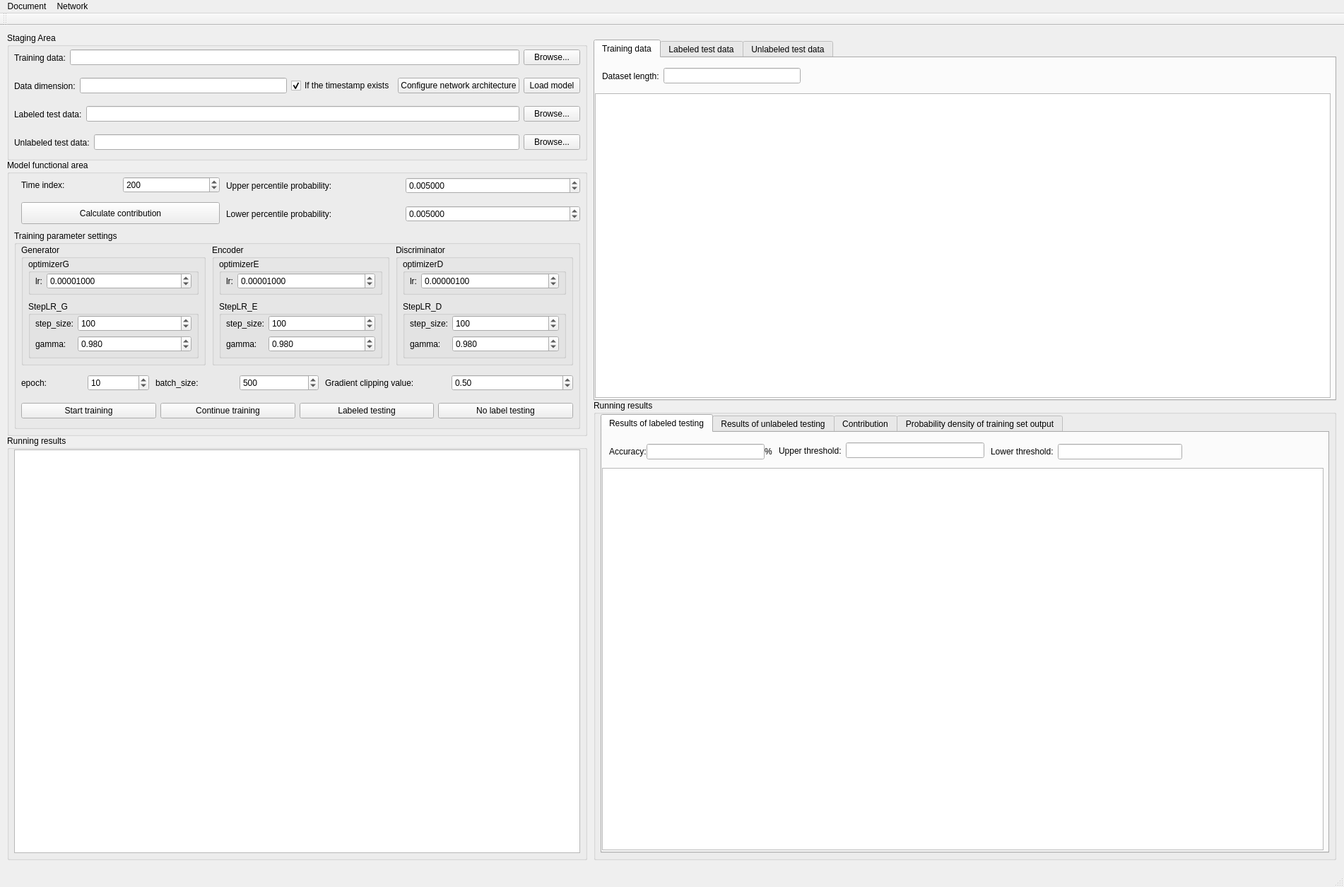
<?xml version="1.0" encoding="UTF-8"?>
<ui version="4.0">
 <class>MainWindow</class>
 <widget class="QMainWindow" name="MainWindow">
  <property name="geometry">
   <rect>
    <x>0</x>
    <y>0</y>
    <width>1902</width>
    <height>1255</height>
   </rect>
  </property>
  <property name="windowTitle">
   <string>BiWGAN</string>
  </property>
  <widget class="QWidget" name="centralwidget">
   <widget class="QGroupBox" name="groupBox_14">
    <property name="geometry">
     <rect>
      <x>10</x>
      <y>190</y>
      <width>821</width>
      <height>391</height>
     </rect>
    </property>
    <property name="title">
     <string>Model functional area</string>
    </property>
    <widget class="QGroupBox" name="groupBox_3">
     <property name="geometry">
      <rect>
       <x>10</x>
       <y>100</y>
       <width>801</width>
       <height>281</height>
      </rect>
     </property>
     <property name="title">
      <string>Training parameter settings</string>
     </property>
     <widget class="QGroupBox" name="groupBox_6">
      <property name="geometry">
       <rect>
        <x>10</x>
        <y>20</y>
        <width>261</width>
        <height>171</height>
       </rect>
      </property>
      <property name="title">
       <string>Generator</string>
      </property>
      <widget class="QGroupBox" name="groupBox_4">
       <property name="geometry">
        <rect>
         <x>10</x>
         <y>20</y>
         <width>241</width>
         <height>51</height>
        </rect>
       </property>
       <property name="title">
        <string>optimizerG</string>
       </property>
       <widget class="QWidget" name="formLayoutWidget">
        <property name="geometry">
         <rect>
          <x>10</x>
          <y>20</y>
          <width>221</width>
          <height>26</height>
         </rect>
        </property>
        <layout class="QFormLayout" name="formLayout">
         <item row="0" column="0">
          <widget class="QLabel" name="label_8">
           <property name="text">
            <string>lr:</string>
           </property>
          </widget>
         </item>
         <item row="0" column="1">
          <widget class="QDoubleSpinBox" name="dsbxGlr">
           <property name="decimals">
            <number>8</number>
           </property>
           <property name="value">
            <double>0.000010000000000</double>
           </property>
          </widget>
         </item>
        </layout>
       </widget>
      </widget>
      <widget class="QGroupBox" name="groupBox_5">
       <property name="geometry">
        <rect>
         <x>10</x>
         <y>80</y>
         <width>241</width>
         <height>81</height>
        </rect>
       </property>
       <property name="title">
        <string>StepLR_G</string>
       </property>
       <widget class="QWidget" name="formLayoutWidget_2">
        <property name="geometry">
         <rect>
          <x>10</x>
          <y>20</y>
          <width>221</width>
          <height>58</height>
         </rect>
        </property>
        <layout class="QFormLayout" name="formLayout_2">
         <item row="0" column="0">
          <widget class="QLabel" name="label_11">
           <property name="text">
            <string>step_size:</string>
           </property>
          </widget>
         </item>
         <item row="0" column="1">
          <widget class="QSpinBox" name="sbxGstep_size">
           <property name="maximum">
            <number>10000</number>
           </property>
           <property name="value">
            <number>100</number>
           </property>
          </widget>
         </item>
         <item row="1" column="0">
          <widget class="QLabel" name="label_12">
           <property name="text">
            <string>gamma:</string>
           </property>
          </widget>
         </item>
         <item row="1" column="1">
          <widget class="QDoubleSpinBox" name="dsbxGgamma">
           <property name="decimals">
            <number>3</number>
           </property>
           <property name="value">
            <double>0.980000000000000</double>
           </property>
          </widget>
         </item>
        </layout>
       </widget>
      </widget>
     </widget>
     <widget class="QGroupBox" name="groupBox_7">
      <property name="geometry">
       <rect>
        <x>280</x>
        <y>20</y>
        <width>251</width>
        <height>171</height>
       </rect>
      </property>
      <property name="title">
       <string>Encoder</string>
      </property>
      <widget class="QGroupBox" name="groupBox_8">
       <property name="geometry">
        <rect>
         <x>10</x>
         <y>20</y>
         <width>231</width>
         <height>51</height>
        </rect>
       </property>
       <property name="title">
        <string>optimizerE</string>
       </property>
       <widget class="QWidget" name="formLayoutWidget_3">
        <property name="geometry">
         <rect>
          <x>10</x>
          <y>20</y>
          <width>211</width>
          <height>26</height>
         </rect>
        </property>
        <layout class="QFormLayout" name="formLayout_3">
         <item row="0" column="0">
          <widget class="QLabel" name="label_13">
           <property name="text">
            <string>lr:</string>
           </property>
          </widget>
         </item>
         <item row="0" column="1">
          <widget class="QDoubleSpinBox" name="dsbxElr">
           <property name="decimals">
            <number>8</number>
           </property>
           <property name="value">
            <double>0.000010000000000</double>
           </property>
          </widget>
         </item>
        </layout>
       </widget>
      </widget>
      <widget class="QGroupBox" name="groupBox_9">
       <property name="geometry">
        <rect>
         <x>10</x>
         <y>80</y>
         <width>231</width>
         <height>81</height>
        </rect>
       </property>
       <property name="title">
        <string>StepLR_E</string>
       </property>
       <widget class="QWidget" name="formLayoutWidget_4">
        <property name="geometry">
         <rect>
          <x>10</x>
          <y>20</y>
          <width>211</width>
          <height>58</height>
         </rect>
        </property>
        <layout class="QFormLayout" name="formLayout_4">
         <item row="0" column="0">
          <widget class="QLabel" name="label_16">
           <property name="text">
            <string>step_size:</string>
           </property>
          </widget>
         </item>
         <item row="0" column="1">
          <widget class="QSpinBox" name="sbxEstep_size">
           <property name="maximum">
            <number>10000</number>
           </property>
           <property name="value">
            <number>100</number>
           </property>
          </widget>
         </item>
         <item row="1" column="0">
          <widget class="QLabel" name="label_17">
           <property name="text">
            <string>gamma:</string>
           </property>
          </widget>
         </item>
         <item row="1" column="1">
          <widget class="QDoubleSpinBox" name="dsbxEgamma">
           <property name="decimals">
            <number>3</number>
           </property>
           <property name="value">
            <double>0.980000000000000</double>
           </property>
          </widget>
         </item>
        </layout>
       </widget>
      </widget>
     </widget>
     <widget class="QGroupBox" name="groupBox_10">
      <property name="geometry">
       <rect>
        <x>540</x>
        <y>20</y>
        <width>251</width>
        <height>171</height>
       </rect>
      </property>
      <property name="title">
       <string>Discriminator</string>
      </property>
      <widget class="QGroupBox" name="groupBox_11">
       <property name="geometry">
        <rect>
         <x>10</x>
         <y>20</y>
         <width>231</width>
         <height>51</height>
        </rect>
       </property>
       <property name="title">
        <string>optimizerD</string>
       </property>
       <widget class="QWidget" name="formLayoutWidget_5">
        <property name="geometry">
         <rect>
          <x>10</x>
          <y>20</y>
          <width>211</width>
          <height>26</height>
         </rect>
        </property>
        <layout class="QFormLayout" name="formLayout_5">
         <item row="0" column="0">
          <widget class="QLabel" name="label_18">
           <property name="text">
            <string>lr:</string>
           </property>
          </widget>
         </item>
         <item row="0" column="1">
          <widget class="QDoubleSpinBox" name="dsbxDlr">
           <property name="decimals">
            <number>8</number>
           </property>
           <property name="value">
            <double>0.000001000000000</double>
           </property>
          </widget>
         </item>
        </layout>
       </widget>
      </widget>
      <widget class="QGroupBox" name="groupBox_12">
       <property name="geometry">
        <rect>
         <x>10</x>
         <y>80</y>
         <width>231</width>
         <height>81</height>
        </rect>
       </property>
       <property name="title">
        <string>StepLR_D</string>
       </property>
       <widget class="QWidget" name="formLayoutWidget_6">
        <property name="geometry">
         <rect>
          <x>10</x>
          <y>20</y>
          <width>211</width>
          <height>58</height>
         </rect>
        </property>
        <layout class="QFormLayout" name="formLayout_6">
         <item row="0" column="0">
          <widget class="QLabel" name="label_21">
           <property name="text">
            <string>step_size:</string>
           </property>
          </widget>
         </item>
         <item row="0" column="1">
          <widget class="QSpinBox" name="sbxDstep_size">
           <property name="maximum">
            <number>10000</number>
           </property>
           <property name="value">
            <number>100</number>
           </property>
          </widget>
         </item>
         <item row="1" column="0">
          <widget class="QLabel" name="label_22">
           <property name="text">
            <string>gamma:</string>
           </property>
          </widget>
         </item>
         <item row="1" column="1">
          <widget class="QDoubleSpinBox" name="dsbxDgamma">
           <property name="decimals">
            <number>3</number>
           </property>
           <property name="value">
            <double>0.980000000000000</double>
           </property>
          </widget>
         </item>
        </layout>
       </widget>
      </widget>
     </widget>
     <widget class="QWidget" name="horizontalLayoutWidget_7">
      <property name="geometry">
       <rect>
        <x>10</x>
        <y>200</y>
        <width>181</width>
        <height>31</height>
       </rect>
      </property>
      <layout class="QHBoxLayout" name="horizontalLayout_7">
       <item>
        <widget class="QLabel" name="label_7">
         <property name="text">
          <string>epoch:</string>
         </property>
        </widget>
       </item>
       <item>
        <widget class="QSpinBox" name="sbxTrainEpoch">
         <property name="maximum">
          <number>10000</number>
         </property>
         <property name="value">
          <number>10</number>
         </property>
        </widget>
       </item>
      </layout>
     </widget>
     <widget class="QWidget" name="horizontalLayoutWidget_8">
      <property name="geometry">
       <rect>
        <x>200</x>
        <y>200</y>
        <width>231</width>
        <height>31</height>
       </rect>
      </property>
      <layout class="QHBoxLayout" name="horizontalLayout_8">
       <item>
        <widget class="QLabel" name="label_23">
         <property name="text">
          <string>batch_size:</string>
         </property>
        </widget>
       </item>
       <item>
        <widget class="QSpinBox" name="sbxTrainBatchSize">
         <property name="maximum">
          <number>10000</number>
         </property>
         <property name="value">
          <number>500</number>
         </property>
        </widget>
       </item>
      </layout>
     </widget>
     <widget class="QWidget" name="horizontalLayoutWidget_21">
      <property name="geometry">
       <rect>
        <x>10</x>
        <y>240</y>
        <width>781</width>
        <height>31</height>
       </rect>
      </property>
      <layout class="QHBoxLayout" name="horizontalLayout_21">
       <item>
        <widget class="QPushButton" name="btnStartTrain">
         <property name="text">
          <string>Start training</string>
         </property>
        </widget>
       </item>
       <item>
        <widget class="QPushButton" name="btnContinueTrain">
         <property name="text">
          <string>Continue training</string>
         </property>
        </widget>
       </item>
       <item>
        <widget class="QPushButton" name="btnTrainTest">
         <property name="text">
          <string>Labeled testing</string>
         </property>
        </widget>
       </item>
       <item>
        <widget class="QPushButton" name="btnStartTest">
         <property name="text">
          <string>No label testing</string>
         </property>
        </widget>
       </item>
      </layout>
     </widget>
     <widget class="QWidget" name="horizontalLayoutWidget_4">
      <property name="geometry">
       <rect>
        <x>440</x>
        <y>200</y>
        <width>351</width>
        <height>31</height>
       </rect>
      </property>
      <layout class="QHBoxLayout" name="horizontalLayout_4">
       <item>
        <widget class="QLabel" name="label_4">
         <property name="text">
          <string>Gradient clipping value:</string>
         </property>
        </widget>
       </item>
       <item>
        <widget class="QDoubleSpinBox" name="dsbxClipValue">
         <property name="singleStep">
          <double>0.100000000000000</double>
         </property>
         <property name="value">
          <double>0.500000000000000</double>
         </property>
        </widget>
       </item>
      </layout>
     </widget>
    </widget>
    <widget class="QWidget" name="horizontalLayoutWidget_17">
     <property name="geometry">
      <rect>
       <x>20</x>
       <y>20</y>
       <width>281</width>
       <height>31</height>
      </rect>
     </property>
     <layout class="QHBoxLayout" name="horizontalLayout_17">
      <item>
       <widget class="QLabel" name="label_33">
        <property name="text">
         <string>Time index:</string>
        </property>
       </widget>
      </item>
      <item>
       <widget class="QSpinBox" name="sbxT">
        <property name="maximum">
         <number>10000</number>
        </property>
        <property name="value">
         <number>200</number>
        </property>
       </widget>
      </item>
     </layout>
    </widget>
    <widget class="QPushButton" name="btnCalContribution">
     <property name="geometry">
      <rect>
       <x>20</x>
       <y>60</y>
       <width>281</width>
       <height>31</height>
      </rect>
     </property>
     <property name="text">
      <string>Calculate contribution</string>
     </property>
    </widget>
    <widget class="QWidget" name="horizontalLayoutWidget_9">
     <property name="geometry">
      <rect>
       <x>310</x>
       <y>20</y>
       <width>501</width>
       <height>34</height>
      </rect>
     </property>
     <layout class="QHBoxLayout" name="horizontalLayout_9">
      <item>
       <widget class="QLabel" name="label_24">
        <property name="text">
         <string>Upper percentile probability:</string>
        </property>
       </widget>
      </item>
      <item>
       <widget class="QDoubleSpinBox" name="dsbxUpQuantileP">
        <property name="decimals">
         <number>6</number>
        </property>
        <property name="minimum">
         <double>0.000001000000000</double>
        </property>
        <property name="maximum">
         <double>9.999999000000001</double>
        </property>
        <property name="singleStep">
         <double>0.001000000000000</double>
        </property>
        <property name="value">
         <double>0.005000000000000</double>
        </property>
       </widget>
      </item>
     </layout>
    </widget>
    <widget class="QWidget" name="horizontalLayoutWidget_18">
     <property name="geometry">
      <rect>
       <x>310</x>
       <y>60</y>
       <width>501</width>
       <height>34</height>
      </rect>
     </property>
     <layout class="QHBoxLayout" name="horizontalLayout_18">
      <item>
       <widget class="QLabel" name="label_36">
        <property name="text">
         <string>Lower percentile probability:</string>
        </property>
       </widget>
      </item>
      <item>
       <widget class="QDoubleSpinBox" name="dsbxLowQuantileP">
        <property name="decimals">
         <number>6</number>
        </property>
        <property name="minimum">
         <double>0.000001000000000</double>
        </property>
        <property name="maximum">
         <double>9.999999000000001</double>
        </property>
        <property name="singleStep">
         <double>0.001000000000000</double>
        </property>
        <property name="value">
         <double>0.005000000000000</double>
        </property>
       </widget>
      </item>
     </layout>
    </widget>
   </widget>
   <widget class="QGroupBox" name="groupBox_13">
    <property name="geometry">
     <rect>
      <x>10</x>
      <y>580</y>
      <width>821</width>
      <height>601</height>
     </rect>
    </property>
    <property name="title">
     <string>Running results</string>
    </property>
    <widget class="QTextEdit" name="txtResult">
     <property name="geometry">
      <rect>
       <x>10</x>
       <y>20</y>
       <width>801</width>
       <height>571</height>
      </rect>
     </property>
    </widget>
   </widget>
   <widget class="QGroupBox" name="groupBox_15">
    <property name="geometry">
     <rect>
      <x>840</x>
      <y>530</y>
      <width>1051</width>
      <height>651</height>
     </rect>
    </property>
    <property name="title">
     <string>Running results</string>
    </property>
    <widget class="QTabWidget" name="twgtImg">
     <property name="geometry">
      <rect>
       <x>10</x>
       <y>20</y>
       <width>1031</width>
       <height>621</height>
      </rect>
     </property>
     <property name="currentIndex">
      <number>0</number>
     </property>
     <widget class="QWidget" name="tab_3">
      <attribute name="title">
       <string>Results of labeled testing</string>
      </attribute>
      <widget class="QGraphicsView" name="grvTrainTest">
       <property name="geometry">
        <rect>
         <x>0</x>
         <y>50</y>
         <width>1021</width>
         <height>541</height>
        </rect>
       </property>
      </widget>
      <widget class="QWidget" name="horizontalLayoutWidget_10">
       <property name="geometry">
        <rect>
         <x>10</x>
         <y>10</y>
         <width>231</width>
         <height>34</height>
        </rect>
       </property>
       <layout class="QHBoxLayout" name="horizontalLayout_10">
        <property name="spacing">
         <number>0</number>
        </property>
        <item>
         <widget class="QLabel" name="label_25">
          <property name="text">
           <string>Accuracy:</string>
          </property>
         </widget>
        </item>
        <item>
         <widget class="QLineEdit" name="lnetAccuracy"/>
        </item>
        <item>
         <widget class="QLabel" name="label_26">
          <property name="text">
           <string>%</string>
          </property>
         </widget>
        </item>
       </layout>
      </widget>
      <widget class="QWidget" name="horizontalLayoutWidget_11">
       <property name="geometry">
        <rect>
         <x>250</x>
         <y>10</y>
         <width>291</width>
         <height>31</height>
        </rect>
       </property>
       <layout class="QHBoxLayout" name="horizontalLayout_11">
        <item>
         <widget class="QLabel" name="label_27">
          <property name="text">
           <string>Upper threshold:</string>
          </property>
         </widget>
        </item>
        <item>
         <widget class="QLineEdit" name="lnetUpThrTrte"/>
        </item>
       </layout>
      </widget>
      <widget class="QWidget" name="horizontalLayoutWidget_19">
       <property name="geometry">
        <rect>
         <x>550</x>
         <y>10</y>
         <width>271</width>
         <height>34</height>
        </rect>
       </property>
       <layout class="QHBoxLayout" name="horizontalLayout_19">
        <item>
         <widget class="QLabel" name="label_34">
          <property name="text">
           <string>Lower threshold:</string>
          </property>
         </widget>
        </item>
        <item>
         <widget class="QLineEdit" name="lnetLowThrTrte"/>
        </item>
       </layout>
      </widget>
     </widget>
     <widget class="QWidget" name="tab_4">
      <attribute name="title">
       <string>Results of unlabeled testing</string>
      </attribute>
      <widget class="QGraphicsView" name="grvTest">
       <property name="geometry">
        <rect>
         <x>0</x>
         <y>50</y>
         <width>1021</width>
         <height>541</height>
        </rect>
       </property>
      </widget>
      <widget class="QWidget" name="horizontalLayoutWidget_16">
       <property name="geometry">
        <rect>
         <x>10</x>
         <y>10</y>
         <width>311</width>
         <height>31</height>
        </rect>
       </property>
       <layout class="QHBoxLayout" name="horizontalLayout_16">
        <item>
         <widget class="QLabel" name="label_32">
          <property name="text">
           <string>Upper threshold:</string>
          </property>
         </widget>
        </item>
        <item>
         <widget class="QLineEdit" name="lnetUpThrTest"/>
        </item>
       </layout>
      </widget>
      <widget class="QWidget" name="horizontalLayoutWidget_20">
       <property name="geometry">
        <rect>
         <x>330</x>
         <y>10</y>
         <width>321</width>
         <height>31</height>
        </rect>
       </property>
       <layout class="QHBoxLayout" name="horizontalLayout_20">
        <item>
         <widget class="QLabel" name="label_35">
          <property name="text">
           <string>Lower threshold:</string>
          </property>
         </widget>
        </item>
        <item>
         <widget class="QLineEdit" name="lnetLowThrTest"/>
        </item>
       </layout>
      </widget>
     </widget>
     <widget class="QWidget" name="tab_6">
      <attribute name="title">
       <string>Contribution</string>
      </attribute>
      <widget class="QGraphicsView" name="grvContribution">
       <property name="geometry">
        <rect>
         <x>0</x>
         <y>120</y>
         <width>1021</width>
         <height>471</height>
        </rect>
       </property>
      </widget>
      <widget class="QTableView" name="tvContribution">
       <property name="geometry">
        <rect>
         <x>0</x>
         <y>0</y>
         <width>1021</width>
         <height>111</height>
        </rect>
       </property>
      </widget>
     </widget>
     <widget class="QWidget" name="tab_7">
      <attribute name="title">
       <string>Probability density of training set output</string>
      </attribute>
      <widget class="QGraphicsView" name="grvOutPdf">
       <property name="geometry">
        <rect>
         <x>0</x>
         <y>0</y>
         <width>1021</width>
         <height>591</height>
        </rect>
       </property>
      </widget>
     </widget>
    </widget>
   </widget>
   <widget class="QGroupBox" name="groupBox_2">
    <property name="geometry">
     <rect>
      <x>10</x>
      <y>10</y>
      <width>821</width>
      <height>181</height>
     </rect>
    </property>
    <property name="title">
     <string>Staging Area</string>
    </property>
    <widget class="QWidget" name="horizontalLayoutWidget">
     <property name="geometry">
      <rect>
       <x>10</x>
       <y>20</y>
       <width>801</width>
       <height>31</height>
      </rect>
     </property>
     <layout class="QHBoxLayout" name="horizontalLayout">
      <item>
       <widget class="QLabel" name="label">
        <property name="text">
         <string>Training data:</string>
        </property>
       </widget>
      </item>
      <item>
       <widget class="QLineEdit" name="lnetTrainData"/>
      </item>
      <item>
       <widget class="QPushButton" name="btnBrowseTrainData">
        <property name="text">
         <string>Browse...</string>
        </property>
       </widget>
      </item>
     </layout>
    </widget>
    <widget class="QWidget" name="horizontalLayoutWidget_6">
     <property name="geometry">
      <rect>
       <x>10</x>
       <y>100</y>
       <width>801</width>
       <height>31</height>
      </rect>
     </property>
     <layout class="QHBoxLayout" name="horizontalLayout_6">
      <item>
       <widget class="QLabel" name="label_6">
        <property name="text">
         <string>Labeled test data:</string>
        </property>
       </widget>
      </item>
      <item>
       <widget class="QLineEdit" name="lnetTrainTestData"/>
      </item>
      <item>
       <widget class="QPushButton" name="btnBrowseTrainTestData">
        <property name="text">
         <string>Browse...</string>
        </property>
       </widget>
      </item>
     </layout>
    </widget>
    <widget class="QWidget" name="horizontalLayoutWidget_5">
     <property name="geometry">
      <rect>
       <x>10</x>
       <y>140</y>
       <width>801</width>
       <height>31</height>
      </rect>
     </property>
     <layout class="QHBoxLayout" name="horizontalLayout_5">
      <item>
       <widget class="QLabel" name="label_5">
        <property name="text">
         <string>Unlabeled test data:</string>
        </property>
       </widget>
      </item>
      <item>
       <widget class="QLineEdit" name="lnetTestData"/>
      </item>
      <item>
       <widget class="QPushButton" name="btnBrowseTestData">
        <property name="text">
         <string>Browse...</string>
        </property>
       </widget>
      </item>
     </layout>
    </widget>
    <widget class="QWidget" name="horizontalLayoutWidget_2">
     <property name="geometry">
      <rect>
       <x>10</x>
       <y>60</y>
       <width>801</width>
       <height>31</height>
      </rect>
     </property>
     <layout class="QHBoxLayout" name="horizontalLayout_2">
      <item>
       <widget class="QLabel" name="label_3">
        <property name="text">
         <string>Data dimension:</string>
        </property>
       </widget>
      </item>
      <item>
       <widget class="QLineEdit" name="lnetXsize"/>
      </item>
      <item>
       <widget class="QCheckBox" name="ckbxIfTimeStamp">
        <property name="text">
         <string>If the timestamp exists</string>
        </property>
        <property name="checked">
         <bool>true</bool>
        </property>
       </widget>
      </item>
      <item>
       <widget class="QPushButton" name="btnConfigNet">
        <property name="text">
         <string>Configure network architecture</string>
        </property>
       </widget>
      </item>
      <item>
       <widget class="QPushButton" name="btnLoadModel">
        <property name="text">
         <string>Load model</string>
        </property>
       </widget>
      </item>
     </layout>
    </widget>
   </widget>
   <widget class="QTabWidget" name="twgtData">
    <property name="geometry">
     <rect>
      <x>840</x>
      <y>20</y>
      <width>1051</width>
      <height>511</height>
     </rect>
    </property>
    <property name="currentIndex">
     <number>0</number>
    </property>
    <widget class="QWidget" name="tab">
     <attribute name="title">
      <string>Training data</string>
     </attribute>
     <widget class="QTableView" name="tvTrain">
      <property name="geometry">
       <rect>
        <x>0</x>
        <y>50</y>
        <width>1041</width>
        <height>431</height>
       </rect>
      </property>
     </widget>
     <widget class="QWidget" name="horizontalLayoutWidget_13">
      <property name="geometry">
       <rect>
        <x>10</x>
        <y>10</y>
        <width>281</width>
        <height>31</height>
       </rect>
      </property>
      <layout class="QHBoxLayout" name="horizontalLayout_13">
       <item>
        <widget class="QLabel" name="label_29">
         <property name="text">
          <string>Dataset length:</string>
         </property>
        </widget>
       </item>
       <item>
        <widget class="QLineEdit" name="lnetCountTrain"/>
       </item>
      </layout>
     </widget>
    </widget>
    <widget class="QWidget" name="tab_5">
     <attribute name="title">
      <string>Labeled test data</string>
     </attribute>
     <widget class="QTableView" name="tvTrainTest">
      <property name="geometry">
       <rect>
        <x>0</x>
        <y>50</y>
        <width>1041</width>
        <height>431</height>
       </rect>
      </property>
     </widget>
     <widget class="QWidget" name="horizontalLayoutWidget_14">
      <property name="geometry">
       <rect>
        <x>10</x>
        <y>10</y>
        <width>281</width>
        <height>31</height>
       </rect>
      </property>
      <layout class="QHBoxLayout" name="horizontalLayout_14">
       <item>
        <widget class="QLabel" name="label_30">
         <property name="text">
          <string>Dataset length:</string>
         </property>
        </widget>
       </item>
       <item>
        <widget class="QLineEdit" name="lnetCountTrainTest"/>
       </item>
      </layout>
     </widget>
    </widget>
    <widget class="QWidget" name="tab_2">
     <attribute name="title">
      <string>Unlabeled test data</string>
     </attribute>
     <widget class="QTableView" name="tvTest">
      <property name="geometry">
       <rect>
        <x>0</x>
        <y>50</y>
        <width>1041</width>
        <height>431</height>
       </rect>
      </property>
     </widget>
     <widget class="QWidget" name="horizontalLayoutWidget_15">
      <property name="geometry">
       <rect>
        <x>10</x>
        <y>10</y>
        <width>281</width>
        <height>31</height>
       </rect>
      </property>
      <layout class="QHBoxLayout" name="horizontalLayout_15">
       <item>
        <widget class="QLabel" name="label_31">
         <property name="text">
          <string>Dataset length:</string>
         </property>
        </widget>
       </item>
       <item>
        <widget class="QLineEdit" name="lnetCountTest"/>
       </item>
      </layout>
     </widget>
    </widget>
   </widget>
  </widget>
  <widget class="QMenuBar" name="menubar">
   <property name="geometry">
    <rect>
     <x>0</x>
     <y>0</y>
     <width>1902</width>
     <height>26</height>
    </rect>
   </property>
   <widget class="QMenu" name="menu">
    <property name="title">
     <string>Document</string>
    </property>
    <addaction name="actionNew"/>
    <addaction name="actionSaveAs"/>
    <addaction name="actionOpenModel"/>
   </widget>
   <widget class="QMenu" name="menu_2">
    <property name="title">
     <string>Network</string>
    </property>
    <addaction name="actViewNet"/>
   </widget>
   <addaction name="menu"/>
   <addaction name="menu_2"/>
  </widget>
  <widget class="QToolBar" name="toolBar">
   <property name="windowTitle">
    <string>toolBar</string>
   </property>
   <attribute name="toolBarArea">
    <enum>TopToolBarArea</enum>
   </attribute>
   <attribute name="toolBarBreak">
    <bool>false</bool>
   </attribute>
  </widget>
  <widget class="QStatusBar" name="statusBar"/>
  <action name="actionNew">
   <property name="text">
    <string>New model</string>
   </property>
  </action>
  <action name="actionSaveAs">
   <property name="text">
    <string>Save As</string>
   </property>
  </action>
  <action name="actionOpenModel">
   <property name="text">
    <string>Open model</string>
   </property>
  </action>
  <action name="actViewNet">
   <property name="text">
    <string>View network structure</string>
   </property>
  </action>
  <action name="actionEdit">
   <property name="text">
    <string>编辑网络结构</string>
   </property>
  </action>
 </widget>
 <resources/>
 <connections/>
</ui>
